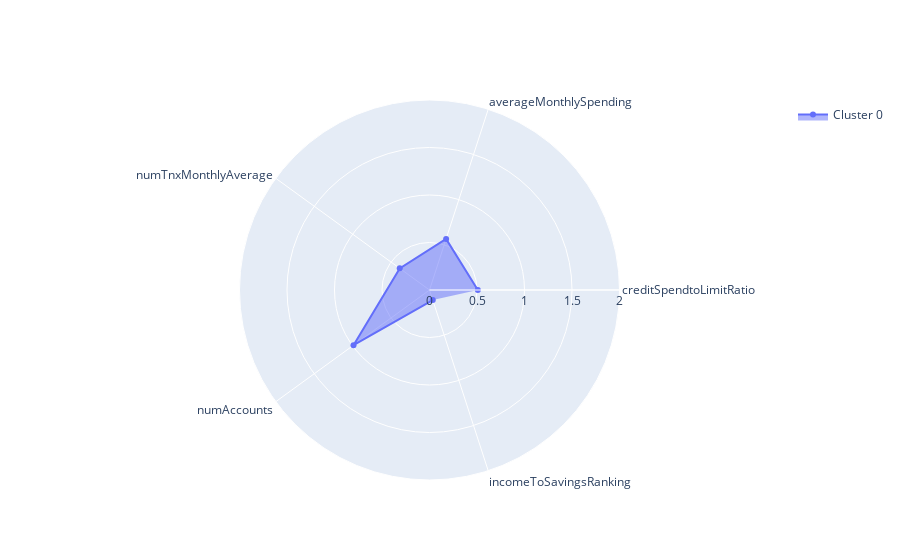
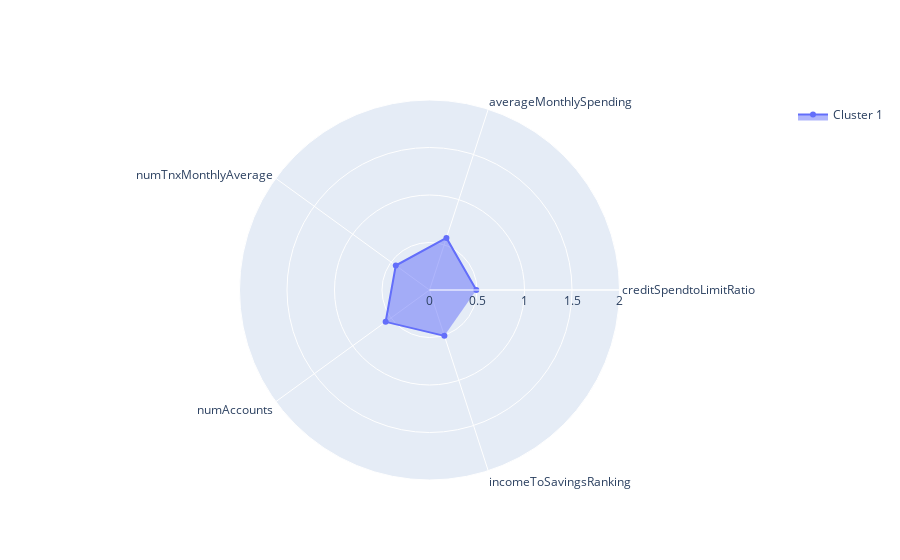
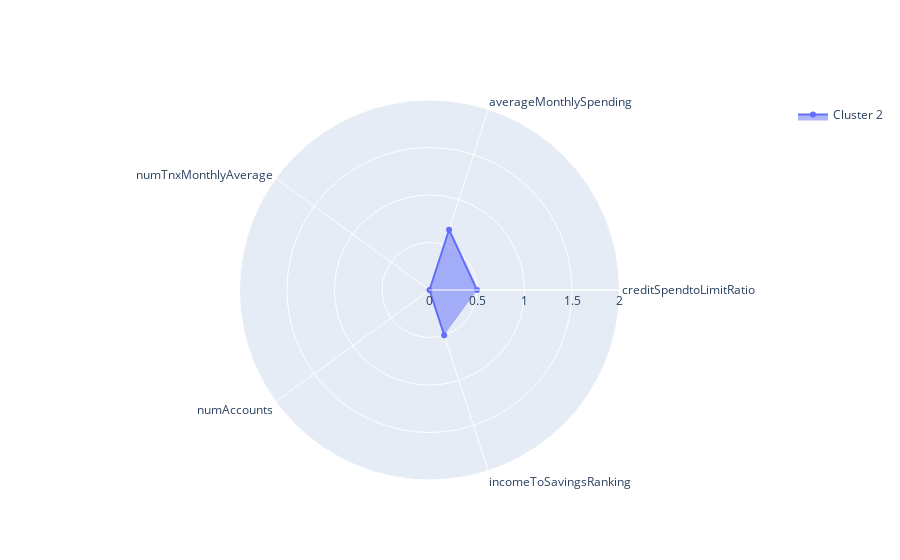
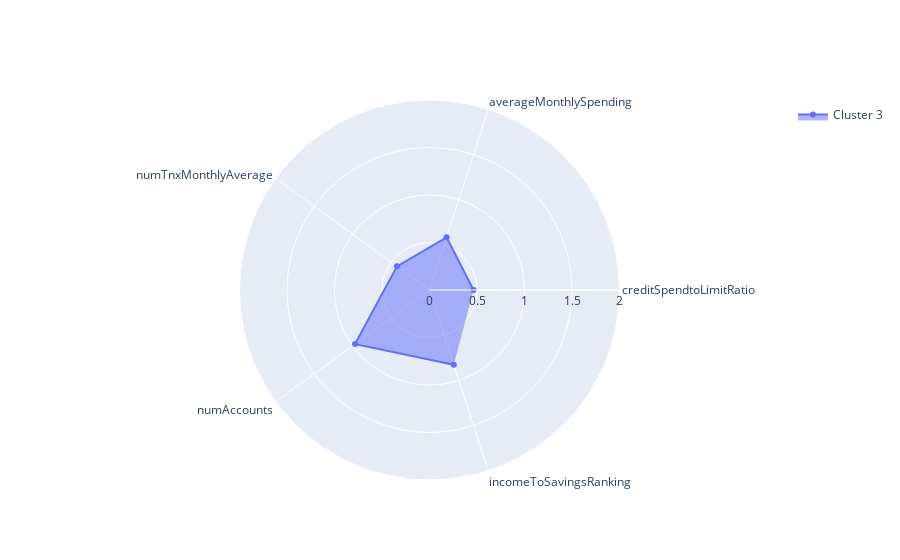

The cell these charts' notebook holds for them, in order:
### Markdown cell above
## Visualize with Radial plot

### Code cell
import plotly.graph_objects as go

for i, cluster in enumerate(cluster_means):
    
    columns = list(df.columns)
    fig = go.Figure()

    fig.add_trace(go.Scatterpolar(
          r=cluster,
          theta=columns,
          fill='toself',
          name='Cluster ' + str(i)
    ))


    fig.update_layout(
      polar=dict(
        radialaxis=dict(
          visible=True,
          range=[0, 2]
        )),
      showlegend=True
    )

    fig.show()

### Figure 1 — Plotly figure (JSON) as saved in the notebook; plotly's stock layout.template omitted (floating-point values rounded to 4 significant figures)
{"data": [{"fill": "toself", "name": "Cluster 0", "r": [0.5088, 0.5657, 0.3875, 0.9888, 0.1113], "theta": ["creditSpendtoLimitRatio", "averageMonthlySpending", "numTnxMonthlyAverage", "numAccounts", "incomeToSavingsRanking"], "type": "scatterpolar"}], "layout": {"polar": {"radialaxis": {"range": [0, 2], "visible": true}}, "showlegend": true}}

### Figure 2 — Plotly figure (JSON) as saved in the notebook; plotly's stock layout.template omitted (floating-point values rounded to 4 significant figures)
{"data": [{"fill": "toself", "name": "Cluster 1", "r": [0.4928, 0.5768, 0.4386, 0.5706, 0.5076], "theta": ["creditSpendtoLimitRatio", "averageMonthlySpending", "numTnxMonthlyAverage", "numAccounts", "incomeToSavingsRanking"], "type": "scatterpolar"}], "layout": {"polar": {"radialaxis": {"range": [0, 2], "visible": true}}, "showlegend": true}}

### Figure 3 — Plotly figure (JSON) as saved in the notebook; plotly's stock layout.template omitted (floating-point values rounded to 4 significant figures)
{"data": [{"fill": "toself", "name": "Cluster 2", "r": [0.5, 0.6667, 5.551e-17, -1.11e-16, 0.5], "theta": ["creditSpendtoLimitRatio", "averageMonthlySpending", "numTnxMonthlyAverage", "numAccounts", "incomeToSavingsRanking"], "type": "scatterpolar"}], "layout": {"polar": {"radialaxis": {"range": [0, 2], "visible": true}}, "showlegend": true}}

### Figure 4 — Plotly figure (JSON) as saved in the notebook; plotly's stock layout.template omitted (floating-point values rounded to 4 significant figures)
{"data": [{"fill": "toself", "name": "Cluster 3", "r": [0.4636, 0.5833, 0.4234, 0.969, 0.8268], "theta": ["creditSpendtoLimitRatio", "averageMonthlySpending", "numTnxMonthlyAverage", "numAccounts", "incomeToSavingsRanking"], "type": "scatterpolar"}], "layout": {"polar": {"radialaxis": {"range": [0, 2], "visible": true}}, "showlegend": true}}
